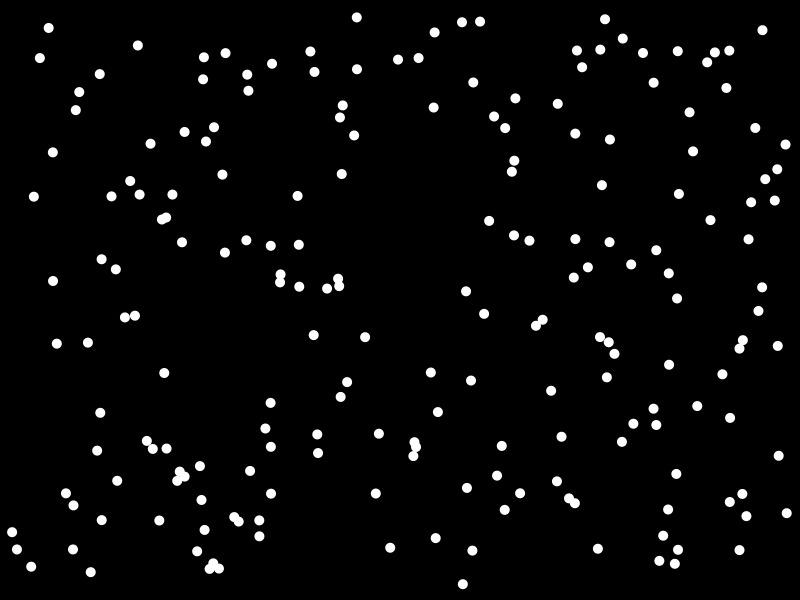
Frame 1 (no input)
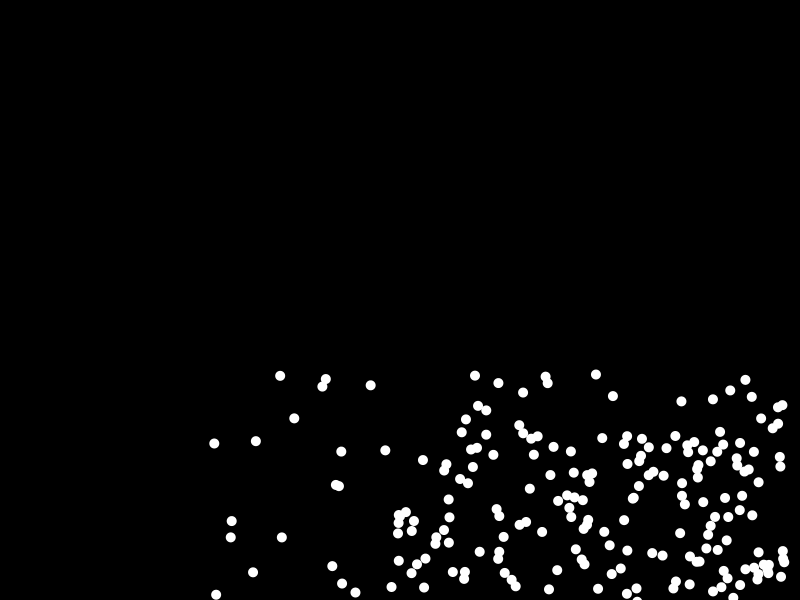
Frame 60 (the mouse pressed at the canvas centre just before this capture)
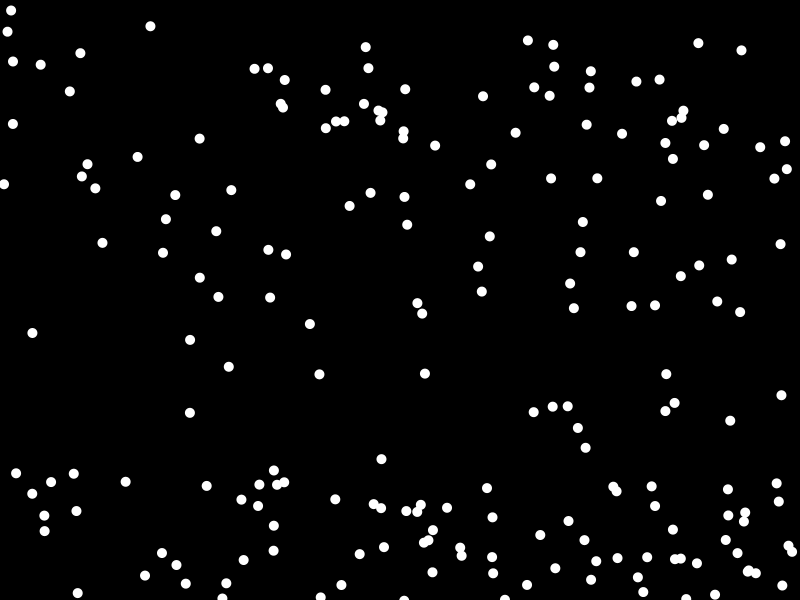
Frame 120 (the mouse held since frame 60 and released just before this capture)

The Processing sketch that drew these frames (run headless with seeded random() and noise(); from frame 60 on, the mouse is pressed at the canvas centre):

// Processing sketch: boucing_balls
// ── boucing_balls.pde
Ball [] Balls = new Ball[200]; //declaration
int r =10;

void setup() {
  size(800, 600);
  for (int i = 0; i < Balls.length; i++) {  //initialize
    Balls[i] = new Ball(random(r, width-r), random(r, height-r));
  }
}
void draw() {
  background(0);
  for (int i = 0; i < Balls.length; i++) {
    Balls[i].run();
  }
}
// ── ball.pde
class Ball {
  float x, y;
  float speedX = random(2,10);
  float speedY = random(0,5);
  Ball(float x_, float y_) {
    x= x_;
    y= y_;
  }
  void run() {
    display();
    move();
    bounce();
    gravity();
  } 
  void display() {
    smooth();
    noStroke();
    fill(255);
    ellipse(x, y, r, r);
  } 
  void move(){
    x += speedX;
    y += speedY;
  }
  void bounce(){
    if (x > width - r || x < r){
    speedX *= -1;
    }
    if(y > height-r || y < r){
     speedY *= -1; 
    }
  } 
  void gravity(){
    speedY += 0.2;
  } 
}
